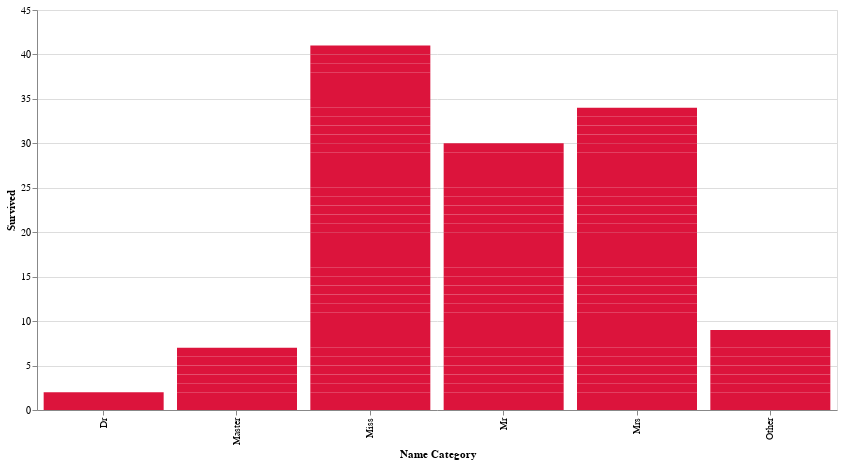

The notebook cell saved with this chart:
### Code cell
bar_color = 'crimson'

chart = alt.Chart(data).mark_bar(color=bar_color).encode(
    x='Name Category:N',  # specify nominal data
    y='Survived:Q'   # specify quantitative data
).properties(
    width=800,  # Adjust the width
    height=400  # Adjust the height
)

chart.show()

### Figure 1 — Vega-Lite specification as saved in the notebook (floating-point values rounded to 4 significant figures; data arrays with more than 128 entries replaced by an {"elided": "..."} marker saying what was removed)
{"config": {"view": {"continuousWidth": 300, "continuousHeight": 300}}, "data": {"name": "data-99da6739a504b38aced1ce4d7e1161e2"}, "mark": {"type": "bar", "color": "crimson"}, "encoding": {"x": {"field": "Name Category", "type": "nominal"}, "y": {"field": "Survived", "type": "quantitative"}}, "height": 400, "width": 800, "$schema": "https://vega.github.io/schema/vega-lite/v5.20.1.json", "datasets": {"data-99da6739a504b38aced1ce4d7e1161e2": {"elided": "183 records"}}}
